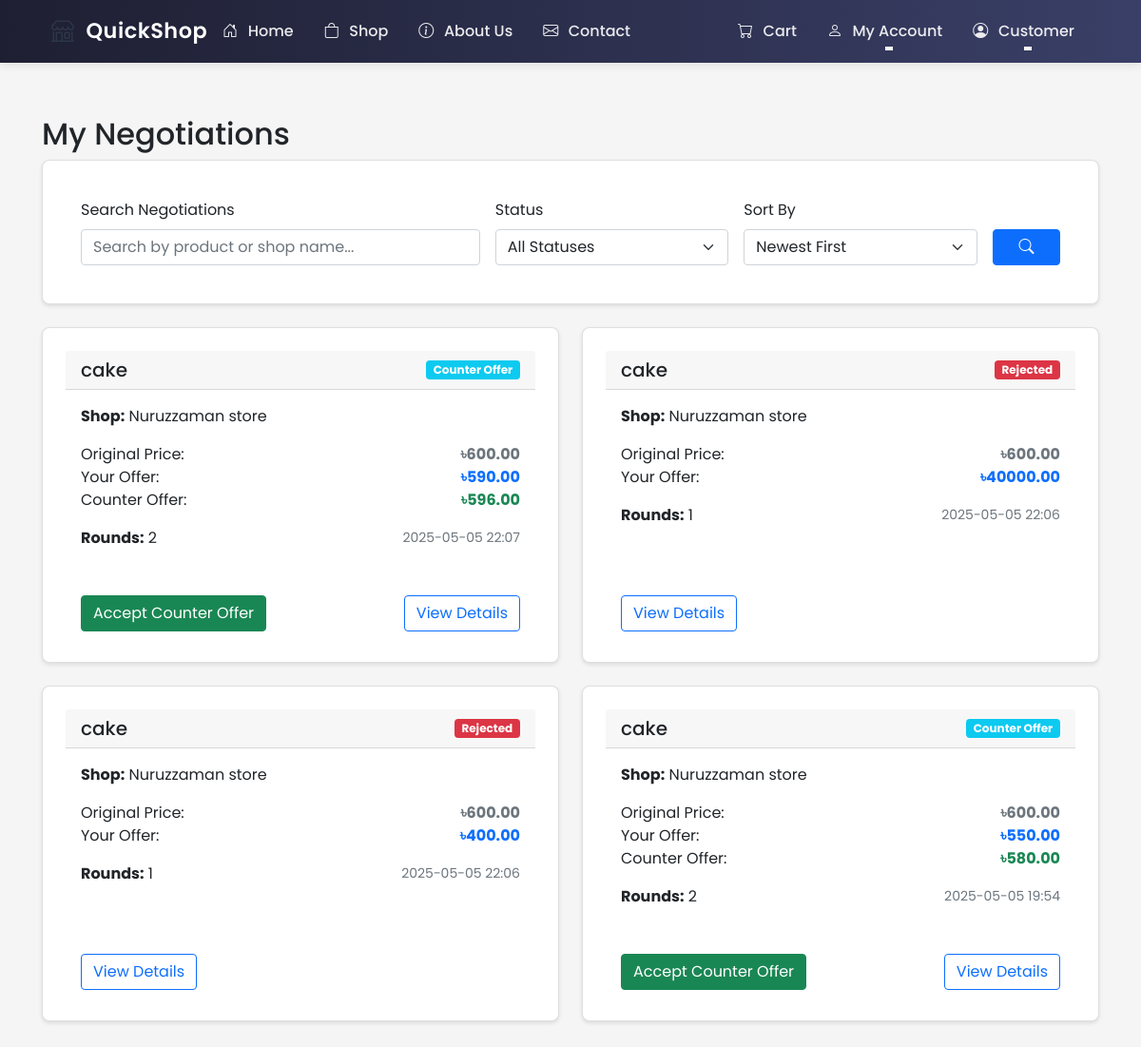
Page /user/negotiations (signed in) on the committed database.
### ecommerce/models/user.py (models this page shows, shortened)
class User(UserMixin, db.Model):
    id = db.Column(db.Integer, primary_key=True)
    username = db.Column(db.String(80), unique=True, nullable=False)
    email = db.Column(db.String(120), unique=True, nullable=False)
    password_hash = db.Column(db.String(128))
    role = db.Column(db.String(20), nullable=False, default='user')  # user, shop_owner, delivery, admin
    location_lat = db.Column(db.Float)
    location_lng = db.Column(db.Float)
    address = db.Column(db.String(200))
    created_at = db.Column(db.DateTime, default=datetime.utcnow)
    updated_at = db.Column(db.DateTime, default=datetime.utcnow, onupdate=datetime.utcnow)
    is_active = db.Column(db.Boolean, default=True)
    orders = db.relationship('Order', lazy=True, foreign_keys='Order.customer_id')
    shop = db.relationship('Shop', backref='owner', lazy=True, uselist=False)
    deliveries = db.relationship('Order', backref='assigned_delivery_person', lazy=True,
                               foreign_keys='Order.delivery_person_id')

### ecommerce/models/negotiation.py (models this page shows, shortened)
class Negotiation(db.Model):
    id = db.Column(db.Integer, primary_key=True)
    product_id = db.Column(db.Integer, db.ForeignKey('product.id'), nullable=False)
    customer_id = db.Column(db.Integer, db.ForeignKey('user.id'), nullable=False)
    initial_price = db.Column(db.Float, nullable=False)  # Original product price
    offered_price = db.Column(db.Float, nullable=False)  # Customer's offered price
    counter_price = db.Column(db.Float)  # AI/Shop counter offer
    final_price = db.Column(db.Float)  # Final agreed price
    status = db.Column(db.String(20), nullable=False, default='pending')  # pending, counter_offer, accepted, rejected
    rounds = db.Column(db.Integer, default=0)  # Number of negotiation rounds
    created_at = db.Column(db.DateTime, default=datetime.utcnow)
    updated_at = db.Column(db.DateTime, default=datetime.utcnow, onupdate=datetime.utcnow)
    product = db.relationship('Product', backref='negotiations')
    customer = db.relationship('User', backref='negotiations')

### ecommerce/models/shop.py (models this page shows, shortened)
class Product(db.Model):
    id = db.Column(db.Integer, primary_key=True)
    name = db.Column(db.String(100), nullable=False)
    description = db.Column(db.Text)
    price = db.Column(db.Float, nullable=False)
    stock = db.Column(db.Integer, nullable=False, default=0)
    shop_id = db.Column(db.Integer, db.ForeignKey('shop.id'), nullable=False)
    image_url = db.Column(db.String(255))
    category = db.Column(db.String(50))  # Add category field
    created_at = db.Column(db.DateTime, default=datetime.utcnow)
    min_price = db.Column(db.Float)  # Minimum acceptable price
    max_discount_percentage = db.Column(db.Float, default=20.0)  # Maximum allowed discount
    continue_iteration = db.Column(db.Boolean, default=False)  # Whether to continue negotiation after max discount

class Shop(db.Model):
    id = db.Column(db.Integer, primary_key=True)
    name = db.Column(db.String(100), nullable=False)
    description = db.Column(db.Text)
    owner_id = db.Column(db.Integer, db.ForeignKey('user.id'), nullable=False)
    location_lat = db.Column(db.Float, nullable=False)
    location_lng = db.Column(db.Float, nullable=False)
    address = db.Column(db.String(200), nullable=False)
    created_at = db.Column(db.DateTime, default=datetime.utcnow)
    is_active = db.Column(db.Boolean, default=True)
    products = db.relationship('Product', backref='shop', lazy=True)
    orders = db.relationship('Order', backref='shop', lazy=True)

### ecommerce/routes/user.py (the view, shortened to what this page needs)
@user_bp.route('/negotiations')
@login_required
def negotiations():
    search_query = request.args.get('q', '').strip()
    status = request.args.get('status')
    sort = request.args.get('sort', 'newest')
    page = request.args.get('page', 1, type=int)
    per_page = 10
    query = Negotiation.query.join(Negotiation.product).join(Product.shop)
    query = query.filter(Negotiation.customer_id == current_user.id)
    if status:
        query = query.filter(Negotiation.status == status)
    if sort == 'oldest':
        query = query.order_by(Negotiation.created_at.asc())
    elif sort == 'highest_offer':
        query = query.order_by(Negotiation.offered_price.desc())
    elif sort == 'lowest_offer':
        query = query.order_by(Negotiation.offered_price.asc())
    else:  # newest
        query = query.order_by(Negotiation.created_at.desc())
    pagination = query.paginate(page=page, per_page=per_page)
    negotiations = pagination.items
    return render_template('user/negotiations.html',
                         negotiations=negotiations,
                         pagination=pagination)

### ecommerce/templates/user/negotiations.html (shortened to what this page needs)
{% extends "base.html" %}
{% block content %}
<div class="container mt-4">
    <h2>My Negotiations</h2>
    <div class="card mb-4">
        <div class="card-body">
            <form class="row g-3" method="GET">
                <div class="col-md-5">
                    <label class="form-label">Search Negotiations</label>
                    <input type="text" class="form-control" name="q"
                           value="{{ request.args.get('q', '') }}"
                           placeholder="Search by product or shop name...">
                </div>
                <div class="col-md-3">
                    <label class="form-label">Status</label>
                    <select class="form-select" name="status">
                        <option value="">All Statuses</option>
                    </select>
                </div>
                <div class="col-md-3">
                    <label class="form-label">Sort By</label>
                    <select class="form-select" name="sort">
                        <option value="newest" {% if request.args.get('sort') == 'newest' %}selected{% endif %}>Newest First</option>
                    </select>
                </div>
                <div class="col-md-1 d-flex align-items-end">
                    <button type="submit" class="btn btn-primary w-100">
                        <i class="bi bi-search"></i>
                    </button>
                </div>
            </form>
        </div>
    </div>
    {% if negotiations %}
        <div class="row">
            {% for negotiation in negotiations %}
                <div class="col-md-6 mb-4">
                    <div class="card h-100">
                        <div class="card-header d-flex justify-content-between align-items-center">
                            <h5 class="mb-0">{{ negotiation.product.name }}</h5>
                            <span class="badge bg-{{ {
                                'pending': 'warning',
                                'counter_offer': 'info',
                                'accepted': 'success',
                                'rejected': 'danger'
                            }[negotiation.status] }}">
                                {{ negotiation.status|replace('_', ' ')|title }}
                            </span>
                        </div>
                        <div class="card-body">
                            <div class="mb-3">
                                <strong>Shop:</strong> {{ negotiation.product.shop.name }}
                            </div>
                            <div class="mb-3">
                                <div class="d-flex justify-content-between align-items-center">
                                    <div>Original Price:</div>
                                    <strong class="text-muted">৳{{ "%.2f"|format(negotiation.initial_price) }}</strong>
                                </div>
                                <div class="d-flex justify-content-between align-items-center">
                                    <div>Your Offer:</div>
                                    <strong class="text-primary">৳{{ "%.2f"|format(negotiation.offered_price) }}</strong>
                                </div>
                                {% if negotiation.counter_price %}
                                    <div class="d-flex justify-content-between align-items-center">
                                        <div>Counter Offer:</div>
                                        <strong class="text-success">৳{{ "%.2f"|format(negotiation.counter_price) }}</strong>
                                    </div>
                                {% endif %}
                            </div>
                            <div class="d-flex justify-content-between align-items-center">
                                <div>
                                    <strong>Rounds:</strong> {{ negotiation.rounds }}
                                </div>
                                <small class="text-muted">{{ negotiation.created_at.strftime('%Y-%m-%d %H:%M') }}</small>
                            </div>
                        </div>
                        <div class="card-footer bg-transparent border-top-0">
                            <div class="d-flex justify-content-between align-items-center">
                                {% if negotiation.status == 'counter_offer' %}
                                    <button class="btn btn-success accept-counter"
                                            data-negotiation-id="{{ negotiation.id }}"
                                            data-counter-price="{{ negotiation.counter_price }}">
                                        Accept Counter Offer
                                    </button>
                                {% elif negotiation.status == 'accepted' %}
                                    <a href="{{ url_for('main.cart') }}" class="btn btn-primary">
                                        Go to Cart
                                    </a>
                                {% endif %}
                                <a href="{{ url_for('user.negotiation_detail', nego_id=negotiation.id) }}"
                                   class="btn btn-outline-primary">View Details</a>
                            </div>
                        </div>
                    </div>
                </div>
            {% endfor %}
        </div>
    {% else %}
        <div class="text-center py-5">
            <h4>No negotiations found</h4>
            <p class="text-muted">You haven't started any price negotiations yet.</p>
            <a href="{{ url_for('shop.index') }}" class="btn btn-primary">Browse Shops</a>
        </div>
    {% endif %}
</div>
{% endblock %}

### ecommerce/templates/base.html (shortened to what this page needs)
<!DOCTYPE html>
<html lang="en">
<head>
    <link href="https://cdn.jsdelivr.net/npm/bootstrap@5.1.3/dist/css/bootstrap.min.css" rel="stylesheet">
    <link rel="stylesheet" href="https://cdn.jsdelivr.net/npm/bootstrap-icons@1.7.2/font/bootstrap-icons.css">
    <link rel="stylesheet" href="{{ url_for('static', filename='css/style.css') }}">
</head>
<body class="d-flex flex-column min-vh-100">
    <nav class="navbar navbar-expand-lg navbar-light">
        <div class="container">
            <a class="logo" href="{{ url_for('main.index') }}">
                <span class="logo-icon">
                    <i class="bi bi-shop"></i>
                </span>
                <span class="logo">QuickShop</span>
            </a>
            <div class="collapse navbar-collapse" id="navbarNav">
                <ul class="navbar-nav me-auto">
                    <li class="nav-item">
                        <a class="nav-link" href="{{ url_for('main.index') }}">
                            <i class="bi bi-house-door"></i> Home
                        </a>
                    </li>
                    <li class="nav-item">
                        <a class="nav-link" href="{{ url_for('shop.index') }}">
                            <i class="bi bi-bag"></i> Shop
                        </a>
                    </li>
                    <li class="nav-item">
                        <a class="nav-link" href="{{ url_for('main.about') }}">
                            <i class="bi bi-info-circle"></i> About Us
                        </a>
                    </li>
                    <li class="nav-item">
                        <a class="nav-link" href="{{ url_for('main.contact_page') }}">
                            <i class="bi bi-envelope"></i> Contact
                        </a>
                    </li>
                </ul>
                <ul class="navbar-nav ms-auto">
                    {% if current_user.is_authenticated %}
                        {% if current_user.role == 'admin' %}
                        <li class="nav-item">
                            <a class="nav-link" href="{{ url_for('admin.dashboard') }}">
                                <i class="bi bi-speedometer2"></i> Admin Panel
                            </a>
                        </li>
                        <li class="nav-item dropdown">
                            <a class="nav-link dropdown-toggle" href="#" role="button" data-bs-toggle="dropdown">
                                <i class="bi bi-gear"></i> Manage
                            </a>
                            <ul class="dropdown-menu">
                                <li><a class="dropdown-item" href="{{ url_for('admin.orders') }}">
                                    <i class="bi bi-box-seam"></i> Orders
                                </a></li>
                                <li><a class="dropdown-item" href="{{ url_for('admin.manage_shops') }}">
                                    <i class="bi bi-shop"></i> Shops
                                </a></li>
                                <li><a class="dropdown-item" href="{{ url_for('admin.settings') }}">
                                    <i class="bi bi-gear"></i> Settings
                                </a></li>
                            </ul>
                        </li>
                        {% else %}
                        <li class="nav-item">
                            <a class="nav-link" href="{{ url_for('main.cart') }}">
                                <i class="bi bi-cart"></i> Cart
                            </a>
                        </li>
                        <li class="nav-item dropdown">
                            <a class="nav-link dropdown-toggle" href="#" role="button" data-bs-toggle="dropdown">
                                <i class="bi bi-person"></i> My Account
                            </a>
                        </li>
                        {% endif %}
                        <li class="nav-item dropdown">
                            <a class="nav-link dropdown-toggle" href="#" role="button" data-bs-toggle="dropdown">
                                <i class="bi bi-person-circle"></i> {{ current_user.username }}
                            </a>
                        </li>
                    {% endif %}
                </ul>
            </div>
        </div>
    </nav>
    <main class="flex-shrink-0">
        {% block content %}{% endblock %}
    </main>
</body>
</html>

### ecommerce/static/css/style.css (style rules this page uses)
* { margin: 0; padding: 0; box-sizing: border-box; }
html { height: 100%; }
body { font-family: 'Poppins', sans-serif; background-color: #f5f5f5; min-height: 100vh; display: flex; flex-direction: column; }
.logo { display: flex; align-items: center; gap: 0.75rem; text-decoration: none; }
.logo-icon { display: inline-flex; align-items: center; justify-content: center; font-size: 1.5rem; color: #2D3748; }
main { flex: 1 0 auto; padding: 2rem; width: 100%; max-width: 1200px; margin: 0 auto; }
.navbar { background: linear-gradient(to right, #1e1f32, #3a3f67); padding: 0.8rem 0; box-shadow: 0 2px 10px rgba(0, 0, 0, 0.1); position: sticky; top: 0; z-index: 1000; }
.navbar .container { padding: 0 1.5rem; }
.navbar-brand, .logo { color: #ffffff !important; font-size: 1.4rem; font-weight: 600; letter-spacing: 0.5px; padding: 0; }
.navbar .nav-link { color: rgba(255, 255, 255, 0.9) !important; font-weight: 500; padding: 0.5rem 1rem !important; transition: all 0.3s ease; position: relative; }
.navbar .nav-link::after { content: ''; position: absolute; bottom: 0; left: 50%; width: 0; height: 2px; background: #ffffff; transition: all 0.3s ease; transform: translateX(-50%); }
.navbar .nav-item .nav-link i { margin-right: 0.4rem; }
.card { background: white; border-radius: 8px; box-shadow: 0 2px 4px rgba(0,0,0,0.1); padding: 1.5rem; margin-bottom: 1.5rem; }

### rows in the picture
User: username "Customer"
Negotiation: product.name "cake", status "Counter Offer", product.shop.name "Nuruzzaman store", initial_price "600.00", offered_price "590.00", counter_price "596.00", rounds "2", created_at "2025-05-05 22:07"
Negotiation: product.name "cake", status "Rejected", product.shop.name "Nuruzzaman store", initial_price "600.00", offered_price "40000.00", rounds "1", created_at "2025-05-05 22:06"
Negotiation: product.name "cake", status "Rejected", product.shop.name "Nuruzzaman store", initial_price "600.00", offered_price "400.00", rounds "1", created_at "2025-05-05 22:06"
Negotiation: product.name "cake", status "Counter Offer", product.shop.name "Nuruzzaman store", initial_price "600.00", offered_price "550.00", counter_price "580.00", rounds "2", created_at "2025-05-05 19:54"
